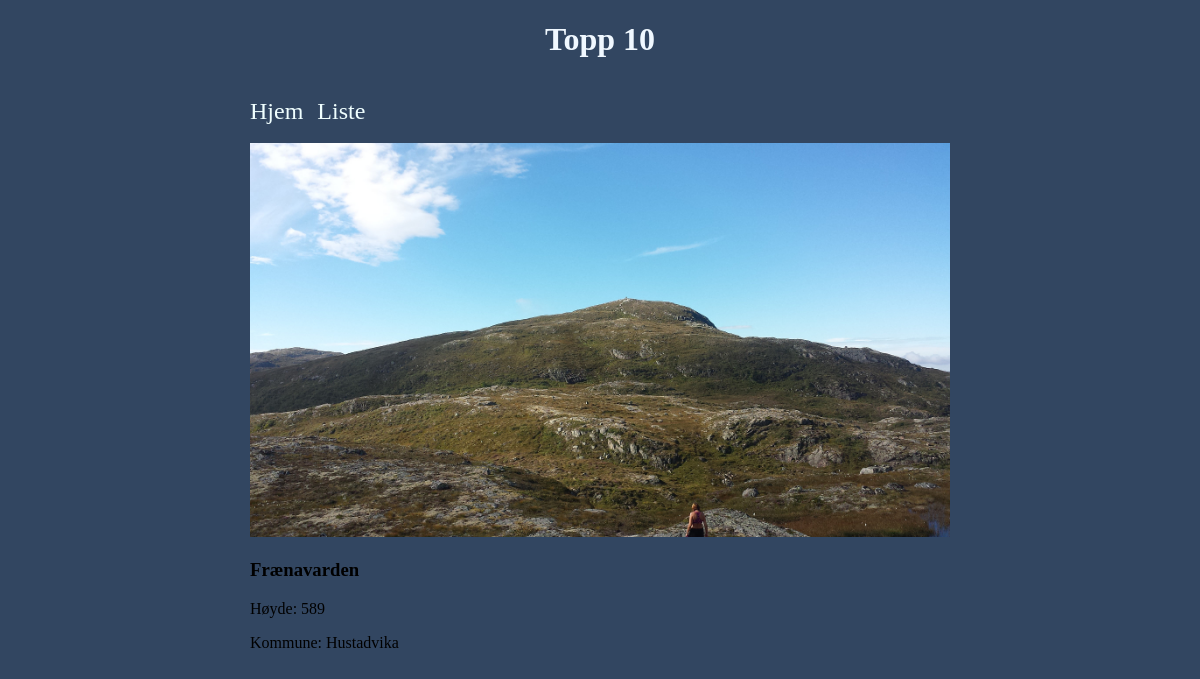
/fjell/2, run on the app's committed database.
### app.py (models this page shows)
class Fjell(db.Model):
    id = db.Column('id', db.Integer, primary_key=True)
    navn = db.Column('navn', db.String(100))
    hoyde = db.Column('hoyde', db.Integer)
    bilde = db.Column('bilde', db.String(100))
    kommune = db.Column('kommune', db.String(100))

### app.py (the view)
@app.route('/fjell/<id>')
def fjell(id):
    fjell = db.engine.execute(
        f'SELECT * FROM fjell WHERE id={id}')
    return render_template('fjell.html', fjellene=fjell)

### templates/fjell.html (shortened to what this page needs)
<!DOCTYPE html>
<html lang="en">
<head>
    <link rel="stylesheet" href="{{ url_for('static', filename='css/main.css') }}">
</head>
<body>
    <div id=pakker>
        <h1>Topp 10</h1>
        <br>
        <a class="meny" href="/">Hjem</a>
        <a class="meny" href="/liste/navn">Liste</a>
        <br>
        <br>
        <div>
            {% for fjell in fjellene %}
            <div>
                <img src="../../static/img/{{fjell.bilde}}" alt="">
                <h3>{{fjell.navn}}</h3>
                <p>Høyde: {{fjell.hoyde}}</p>
                <p>Kommune: {{fjell.kommune}}</p>
            </div>
            {% endfor %}
        </div>
    </div>
</body>
</html>

### static/css/main.css (style rules this page uses)
body { background-color: rgb(50, 70, 97); }
#pakker { max-width: 700px; margin: auto; }
h1 { text-align: center; color: aliceblue; }
a.meny { color: azure; text-decoration: none; font-size: 1.5em; margin-right: 10px; }
img { width: 100%; }

### data on the page
Fjell: bilde (picture), navn "Frænavarden", hoyde "589", kommune "Hustadvika"
